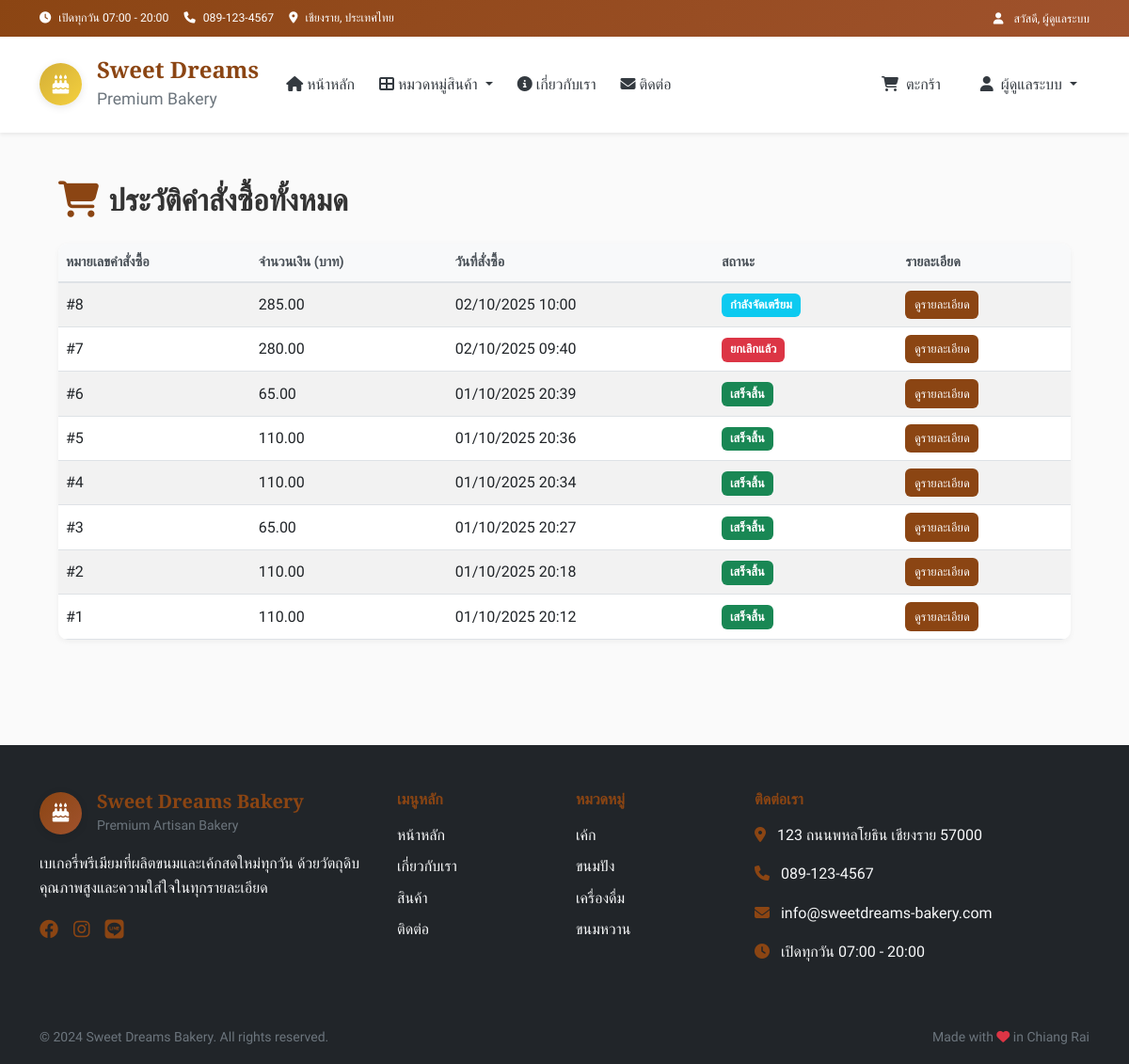
The app's page /admin/order_history (signed in), older data.
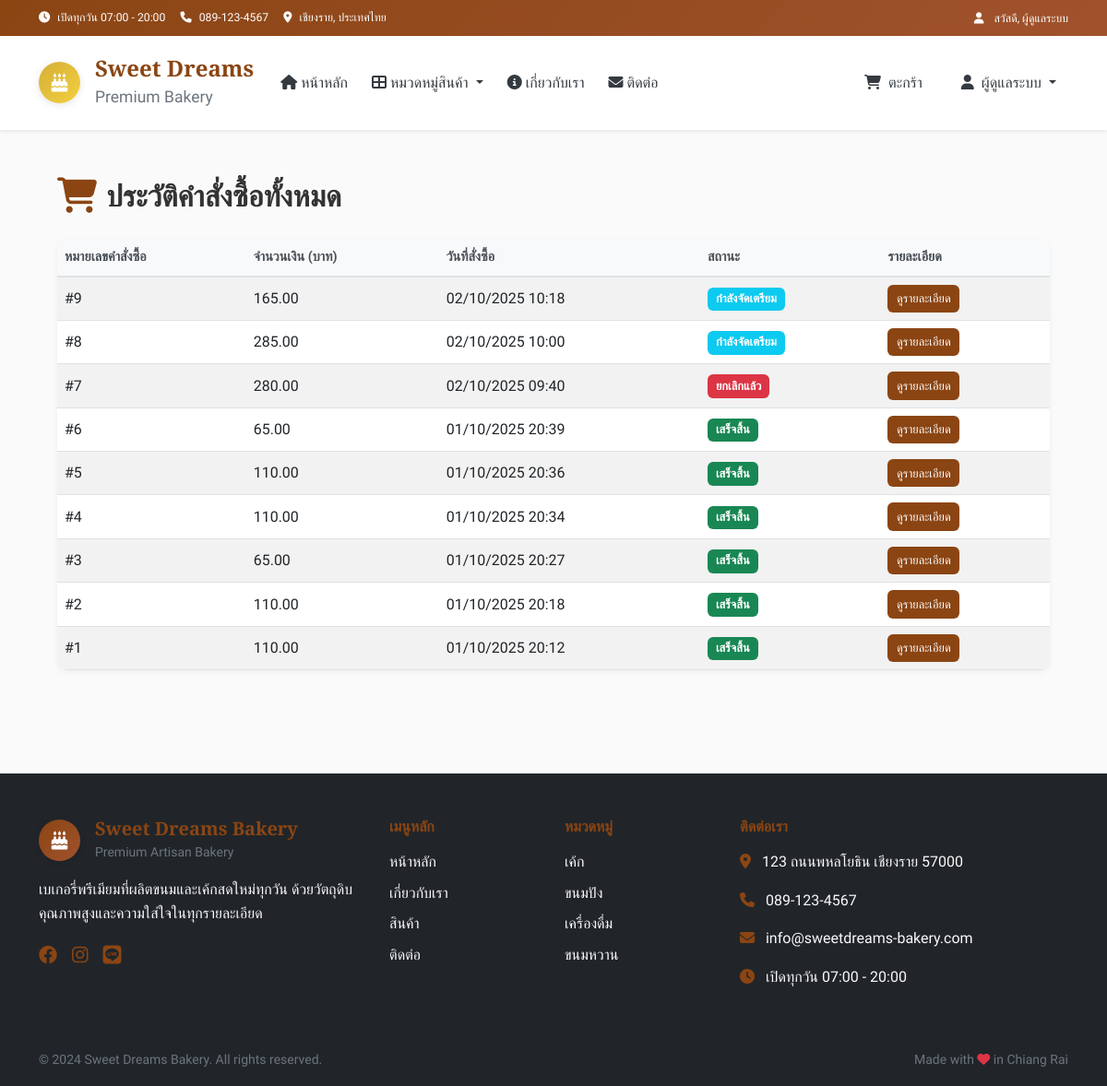
The same page, newer data.
### tables this page shows
CREATE TABLE orders (
        id INTEGER PRIMARY KEY AUTOINCREMENT,
        user_id INTEGER,
        total_amount DECIMAL(10,2) NOT NULL,
        status TEXT DEFAULT 'pending',
        customer_name TEXT NOT NULL,
        customer_phone TEXT NOT NULL,
        customer_address TEXT,
        cancelled_at DATETIME,
        payment_method TEXT DEFAULT 'cod',
        notes TEXT,
        delivery_method TEXT DEFAULT 'delivery',
        created_at TIMESTAMP DEFAULT CURRENT_TIMESTAMP,
        FOREIGN KEY (user_id) REFERENCES users (id)
    );

CREATE TABLE categories (
        id INTEGER PRIMARY KEY AUTOINCREMENT,
        name TEXT UNIQUE NOT NULL,
        name_en TEXT,
        icon TEXT,
        description TEXT,
        display_order INTEGER DEFAULT 0
    );

### app.py (the view)
@app.route("/admin/order_history")
def admin_order_history():
    if session.get('role') != 'admin':
        flash("คุณไม่มีสิทธิ์เข้าถึงหน้านี้", "danger")
        return redirect(url_for("index"))
    conn = get_db_connection()
    orders = conn.execute("""
        SELECT o.*, u.username, u.email
        FROM orders o
        JOIN users u ON o.user_id = u.id
        ORDER BY o.created_at DESC
    """).fetchall()
    conn.close()
    return render_template("admin_order_history.html", orders=orders)

### app.py (called while the page is built)
@app.template_filter('to_bangkok')
def to_bangkok_filter(value, fmt='%d/%m/%Y %H:%M'):
    if not value:
        return "N/A"
    if isinstance(value, str):
        try:
            value = datetime.fromisoformat(value)
        except ValueError:
            return value
    dt = value.replace(tzinfo=ZoneInfo("UTC")).astimezone(ZoneInfo("Asia/Bangkok"))
    return dt.strftime(fmt)

def get_db_connection():
    conn = sqlite3.connect(DB_NAME)
    conn.row_factory = sqlite3.Row
    return conn

def get_categories():
    conn = get_db_connection()
    categories = conn.execute(
        "SELECT * FROM categories ORDER BY display_order"
    ).fetchall()
    conn.close()
    return categories

def get_cart_total():
    cart = session.get('cart', {})
    total_items = sum(item['quantity'] for item in cart.values())
    total_price = sum(item['quantity'] * item['price'] for item in cart.values())
    return total_items, total_price

### templates/admin_order_history.html (shortened to what this page needs)
{% extends "layout.html" %}
{% block extra_css %}
<link rel="stylesheet" href="{{ url_for('static', filename='css/admin_orders_his.css') }}">
{% endblock %}
{% block content %}
<div class="orders-page">
    <div class="container py-5">
        <h2 class="mb-4">
            {% if is_admin %}
                รายการคำสั่งซื้อทั้งหมด
            {% else %}
                ประวัติคำสั่งซื้อทั้งหมด
            {% endif %}
        </h2>
        {% if orders %}
        <table class="table table-striped align-middle">
            <thead>
                <tr>
                    <th>หมายเลขคำสั่งซื้อ</th>
                    <th>จำนวนเงิน (บาท)</th>
                    <th>วันที่สั่งซื้อ</th>
                    <th>สถานะ</th>
                    <th>รายละเอียด</th>
                </tr>
            </thead>
            <tbody>
                {% for order in orders %}
                <tr>
                    <td>#{{ order.id }}</td>
                    <td>{{ "%.2f"|format(order.total_amount) }}</td>
                    <td>{{ order.created_at | to_bangkok }}</td>
                    <td>
                        {% if order.status == 'pending' %}
                            <span class="badge bg-warning text-dark">รอดำเนินการ</span>
                        {% elif order.status == 'processing' %}
                            <span class="badge bg-info text-white">กำลังจัดเตรียม</span>
                        {% elif order.status == 'completed' %}
                            <span class="badge bg-success text-white">เสร็จสิ้น</span>
                        {% elif order.status == 'cancelled' %}
                            <span class="badge bg-danger text-white">ยกเลิกแล้ว</span>
                        {% else %}
                            <span class="badge bg-secondary text-white">{{ order.status }}</span>
                        {% endif %}
                    </td>
                    <td>
                        <a href="{{ url_for('order_detail', order_id=order.id) }}" class="btn btn-sm btn-primary">
                            ดูรายละเอียด
                        </a>
                    </td>
                </tr>
                {% endfor %}
            </tbody>
        </table>
        {% else %}
        <p>{% if is_admin %}ยังไม่มีคำสั่งซื้อใด{% else %}คุณยังไม่มีคำสั่งซื้อ{% endif %}</p>
        {% endif %}
    </div>
</div>
{% endblock %}

### templates/layout.html (shortened to what the changed rows need)
<!DOCTYPE html>
<html lang="th" data-bs-theme="light">
<head>
    <link href="https://cdn.jsdelivr.net/npm/bootstrap@5.0.2/dist/css/bootstrap.min.css" rel="stylesheet">
    <link rel="stylesheet" href="https://cdnjs.cloudflare.com/ajax/libs/font-awesome/6.4.0/css/all.min.css">
    <link rel="stylesheet" href="{{ url_for('static', filename='css/main.css') }}">
    {% if session.get('role') == 'admin' %}
    <link rel="stylesheet" href="{{ url_for('static', filename='css/admin.css') }}">
    {% endif %}
    {% block extra_css %}{% endblock %}
</head>
<body>
    <main>
        {% block content %}{% endblock %}
    </main>
    <footer class="bg-dark text-white mt-5">
        <div class="container py-5">
            <div class="row gy-4">
                <div class="col-lg-2 col-md-6">
                    <ul class="list-unstyled">
                        {% if categories %}
                            {% for category in categories[:4] %}
                            <li class="mb-2">
                                <a href="{{ url_for('category_by_id', category_id=category.id) }}" class="text-light text-decoration-none">
                                    {{ category.name }}
                                </a>
                            </li>
                            {% endfor %}
                        {% endif %}
                    </ul>
                </div>
            </div>
        </div>
    </footer>
</body>
</html>

Row changes from the older to the newer data that the page shows:
added orders: id "9", total_amount "165.00", created_at|to_bangkok "02/10/2025 10:18", status "กำลังจัดเตรียม"
